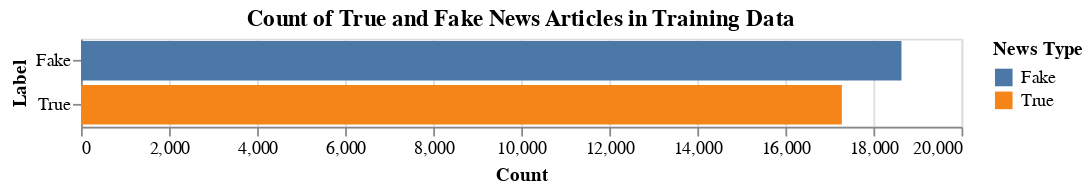

Notebook cell for this chart:
### Markdown cell above
Figure 1: Count of true vs. fake news articles in training data set

### Code cell
alt.data_transformers.enable('vegafusion')

count_chart = alt.Chart(train_df).mark_bar().encode(
    x=alt.X('count():Q', title='Count'),
    y=alt.Y('target:N', title='Label'),
    color=alt.Color('target:N', title='News Type')
).properties(
    title='Count of True and Fake News Articles in Training Data',
    height=50,
    width=500
)

count_chart

### Figure 1 — Vega specification as saved in the notebook (floating-point values rounded to 4 significant figures)
{"$schema": "https://vega.github.io/schema/vega/v6.json", "data": [{"name": "source_0", "values": [{"__count": 18636, "target": "Fake"}, {"__count": 17282, "target": "True"}]}, {"name": "source_0_x_domain___count", "values": [{"min": 17282, "max": 18636}]}, {"name": "source_0_y_domain_target", "values": [{"target": "Fake"}, {"target": "True"}]}, {"name": "source_0_color_domain_target", "values": [{"target": "Fake"}, {"target": "True"}]}], "marks": [{"type": "rect", "name": "marks", "from": {"data": "source_0"}, "encode": {"update": {"height": {"signal": "max(0.25, bandwidth('y'))"}, "fill": {"field": "target", "scale": "color"}, "x2": {"value": 0, "scale": "x"}, "x": {"field": "__count", "scale": "x"}, "y": {"field": "target", "scale": "y"}}}, "style": ["bar"]}], "scales": [{"name": "x", "type": "linear", "domain": [{"signal": "(data(\"source_0_x_domain___count\")[0] || {}).min"}, {"signal": "(data(\"source_0_x_domain___count\")[0] || {}).max"}], "range": [0, {"signal": "width"}], "nice": true, "zero": true}, {"name": "y", "type": "band", "domain": {"data": "source_0_y_domain_target", "field": "target", "sort": true}, "range": [0, {"signal": "height"}], "paddingOuter": 0.05, "paddingInner": 0.1}, {"name": "color", "type": "ordinal", "domain": {"data": "source_0_color_domain_target", "field": "target", "sort": true}, "range": "category"}], "axes": [{"scale": "x", "orient": "bottom", "minExtent": 0, "grid": true, "aria": false, "tickCount": {"signal": "ceil(width/40)"}, "ticks": false, "labels": false, "maxExtent": 0, "domain": false, "gridScale": "y", "zindex": 0}, {"scale": "x", "orient": "bottom", "grid": false, "title": "Count", "tickCount": {"signal": "ceil(width/40)"}, "zindex": 0, "labelFlush": true, "labelOverlap": true}, {"scale": "y", "title": "Label", "zindex": 0, "grid": false, "orient": "left"}], "title": {"text": "Count of True and Fake News Articles in Training Data", "frame": "group"}, "width": 500, "height": 50, "style": "cell", "background": "white", "padding": 5, "legends": [{"title": "News Type", "fill": "color", "symbolType": "square"}]}
